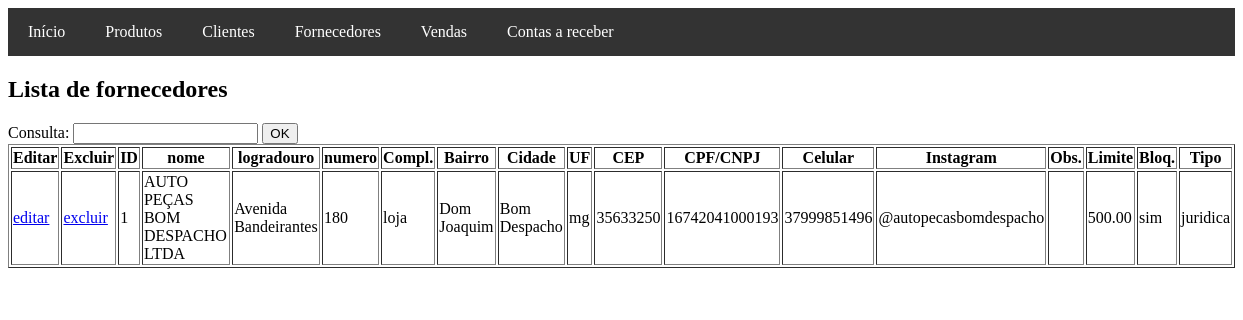
The page /fornecedores/controle.php on the database its author committed.
### tables this page shows
CREATE TABLE `fornecedores` (
  `id` int(11) NOT NULL,
  `tipo` varchar(8) DEFAULT NULL,
  `nome` varchar(100) NOT NULL,
  `logradouro` varchar(100) DEFAULT NULL,
  `numero` varchar(10) DEFAULT NULL,
  `complemento` varchar(50) DEFAULT NULL,
  `bairro` varchar(50) DEFAULT NULL,
  `cidade` varchar(50) DEFAULT NULL,
  `uf` char(2) DEFAULT NULL,
  `cep` varchar(9) DEFAULT NULL,
  `rg` varchar(20) DEFAULT NULL,
  `cpf` varchar(14) DEFAULT NULL,
  `cnpj` varchar(14) DEFAULT NULL,
  `insc` varchar(14) DEFAULT NULL,
  `celular` varchar(20) DEFAULT NULL,
  `instagram` varchar(50) DEFAULT NULL,
  `obs` text,
  `limite` decimal(10,2) DEFAULT '0.00',
  `bloqueado` varchar(3) DEFAULT NULL
);

### fornecedores/controle.php (the view, shortened to what this page needs)
<!DOCTYPE html>
<html lang="en">
<head>
</head>
<body>
  <?php
    include_once '../includes/header.php';
    include_once '../config/conexao.php';
  ?>
      <h2>Lista de fornecedores</h2>
      <form action="" method="post">
        <label for="consulta">Consulta:</label>
        <input type="text" name="consulta" id="consulta">
        <input type="submit" value="OK">
      </form>
  <?php
      $consulta = isset($_POST["consulta"]) ? $_POST["consulta"] : "";
      if ($consulta == ""){
          $exibe = "SELECT * FROM fornecedores";
          $sql = mysqli_query($conexao, $exibe) or die("Não foi possível executar consulta." . mysqli_error($conexao));
      } else {
          $exibe = "SELECT * FROM fornecedores WHERE nome LIKE '%$consulta%' ";
          $sql = mysqli_query($conexao, $exibe);
      }
      echo "<table border='1'>";
        echo "<tr>
                <th>Editar</th>
                <th>Excluir</th>
                <th>ID</th>
                <th>nome</th>
                <th>logradouro</th>
                <th>numero</th>
                <th>Compl.</th>
                <th>Bairro</th>
                <th>Cidade</th>
                <th>UF</th>
                <th>CEP</th>
                <th>CPF/CNPJ</th>
                <th>Celular</th>
                <th>Instagram</th>
                <th>Obs.</th>
                <th>Limite</th>
                <th>Bloq.</th>
                <th>Tipo</th>
            </tr>";
        while ($row = mysqli_fetch_assoc($sql)) {
            echo "<tr>";
                echo "<td><a href='editar.php?id=".$row['id']."'>editar</td>";
                echo "<td><a href='excluir.php?id=".$row['id']."'>excluir</td>";
                echo "<td>{$row['id']}</td>";
                echo "<td>{$row['nome']}</td>";
                echo "<td>{$row['logradouro']}</td>";
                echo "<td>{$row['numero']}</td>";
                echo "<td>{$row['complemento']}</td>";
                echo "<td>{$row['bairro']}</td>";
                echo "<td>{$row['cidade']}</td>";
                echo "<td>{$row['uf']}</td>";
                echo "<td>{$row['cep']}</td>";
                if ($row['tipo'] === 'fisica') {
                   echo "<td>{$row['cpf']}</td>";
                } else if ($row['tipo'] === 'juridica') {
                   echo "<td>{$row['cnpj']}</td>";
                } else {
                   echo "<td>-</td>";
                }
                echo "<td>{$row['celular']}</td>";
                echo "<td>{$row['instagram']}</td>";
                echo "<td>{$row['obs']}</td>";
                echo "<td>{$row['limite']}</td>";
                echo "<td>{$row['bloqueado']}</td>";
                echo "<td>{$row['tipo']}</td>";
            echo "</tr>";
        }
      echo "</table>";
   ?>
</body>
</html>

### rows shown on the page
fornecedores: id "1", nome "AUTO PEÇAS BOM DESPACHO LTDA", logradouro "Avenida Bandeirantes", numero "180", complemento "loja", bairro "Dom Joaquim", cidade "Bom Despacho", uf "mg", cep "35633250", cnpj "16742041000193", celular "37999851496", instagram "@autopecasbomdespacho", limite "500.00", bloqueado "sim", tipo "juridica"
